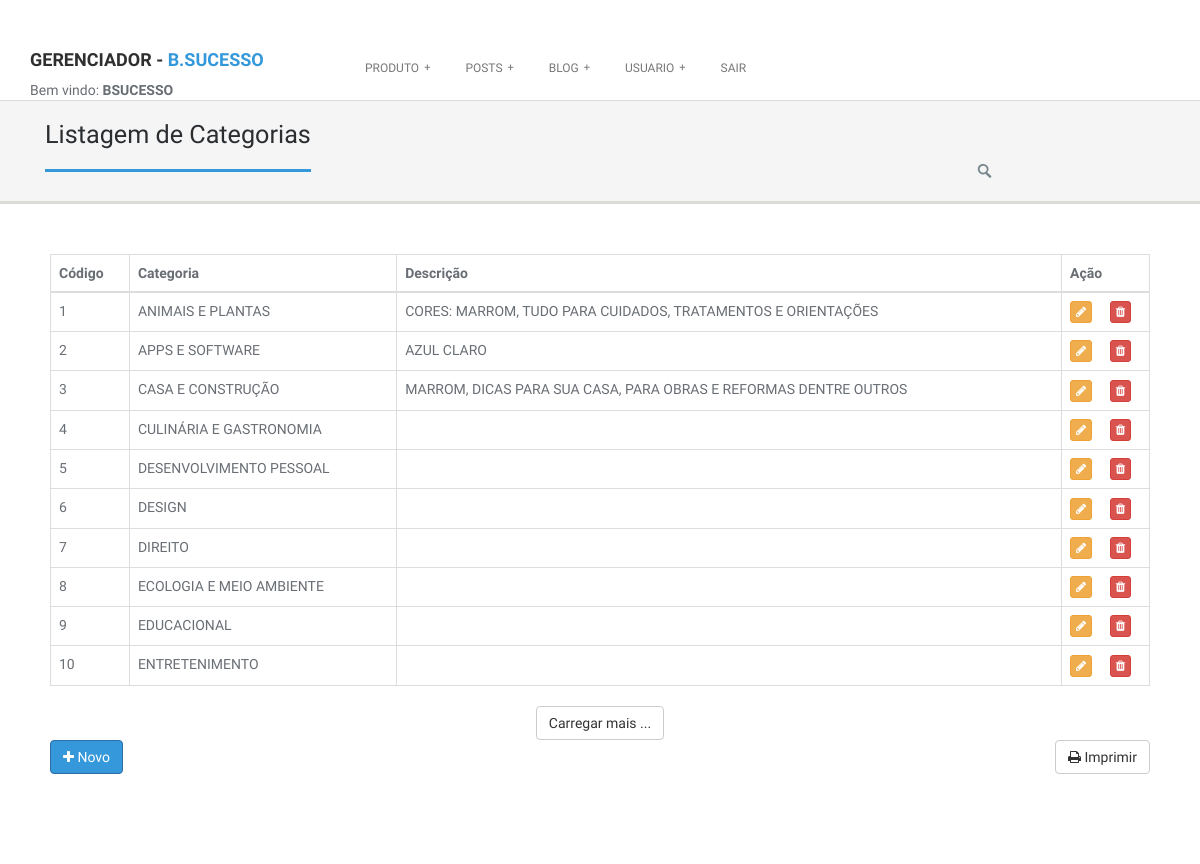
Page /gerenciador.php?pagina=listcategoria (signed in) on the committed database.
### tables this page shows
CREATE TABLE `categoria` (
  `idcategoria` int(11) NOT NULL AUTO_INCREMENT,
  `nmcategoria` varchar(50) NOT NULL,
  `descategoria` varchar(250) DEFAULT NULL,
  PRIMARY KEY (`idcategoria`)
);

### class/listarCategoria.class.php (the view, shortened to what this page needs)
<?PHP
function listar($limit){
	include ("mysql.class.php");
	$query		= mysqli_query( $conn,"SELECT idcategoria, nmcategoria,descategoria
								FROM categoria ORDER BY nmcategoria LIMIT 0 , $limit") or die (mysqli_error ($conn));
	for( $i = 0; mysqli_num_rows( $query ) > $i ; $i++ ){
		$result	= mysqli_fetch_array($query);
		$html = '
						<tr>
                        <td>'.$result["idcategoria"].'</td>
                        <td >'.$result["nmcategoria"].'</td>
                        <td >'.$result["descategoria"].'</td>
						<td width="8%">
				<button type="button" class="btn btn-xs btn-warning" data-toggle="modal"
				data-target="#exampleModal'.$result["idcategoria"].'" ><i class="fa fa-pencil" title="EDITAR"></i></button>
				<button type="button" class="btn btn-xs btn-danger" data-toggle="modal"
				data-target="#excluirModal'.$result["idcategoria"].'" ><i class="fa fa-trash" title="EXCLUIR"></i></button>
			</td>
                         </tr>
		<div class="modal fade" id="exampleModal'.$result["idcategoria"].'" tabindex="-1" role="dialog" aria-labelledby="exampleModalLabel">
					<input type="text" class="form-control" id="nmcategoria" name="nmcategoria" value="'.$result["nmcategoria"].'">
					<input type="text" class="form-control" id="descategoria" name="descategoria" value="'.$result["descategoria"].'">
					<input type="hidden" class="form-control" id="idcategoria"  name="idcategoria" value="'.$result["idcategoria"].'">
		</div>
		<div class="modal fade" id="excluirModal'. $result["idcategoria"].'" tabindex="-1" role="dialog" aria-labelledby="exampleModalLabel">
					<input type="text" class="form-control" id="nmcategoria" name="nmcategoria" value="'.$result["nmcategoria"].'" disabled>
					<input type="hidden" class="form-control" id="idcategoria"  name="idcategoria" value="'.$result["idcategoria"].'">
		</div>
		';
		echo $html;
	}
}
?>

### css/style.css (style rules this page uses)
* { margin: 0; padding: 0px; font-family: 'Ruda', sans-serif; }
body { background: #f8f8f8; margin: 0; height: 100%; z-index: 1000; color: #696E74; }
h1, h2, h3, h4, h5, h6 { font-family: 'Ruda', sans-serif; font-weight: 700; }
html, body { height: 100%; }
*, *:after, *:before { -webkit-box-sizing: border-box; -moz-box-sizing: border-box; box-sizing: border-box; padding: 0; margin: 0; }
a { padding: 0; margin: 0; text-decoration: none; -webkit-transition: background-color .4s linear, color .4s linear; -moz-transition: background-color .4s linear, color .4s linear; -o-transition: background-color .4s linear, color .4s linear; -ms-transition: background-color .4s linear, color .4s linear; transition: background-color .4s linear, color .4s linear; }
p, pre, ul, ol, dl, dd, blockquote, address, table, fieldset, form, { margin-bottom: 20px; }
section::before, section::after { position: absolute; content: ''; pointer-post-wraps: none; }
.post-wrapper-top { background-color: #F5F5F5; bottom: 0; left: 0; right: 0; top: 0; z-index: 0; border-bottom: 3px solid #DCDBD7; margin-bottom: 0; padding: 0; position: relative; text-align: left; }
.post-wrapper-top h2 { border-bottom: 3px solid #fff; display: inline-block; font-weight: 500; font-size: 1.8em; padding: 0 0 20px; color: #2B2E31; position: relative; margin-bottom: -3px; }
.search-bar { padding: 0; width: 190px; height: 40px; float: right; position: relative; display: inline-block; background: url("../img/search.png") left top no-repeat; margin-top: 60px; }
.section4, .section1 { background: #ffffff; padding: 30px 0; }
.content { padding: 20px 20px 60px 20px; }
section { overflow: hidden; }

### css/colors/blue.css (style rules this page uses)
.pagination > li > a:hover, .pagination > li > span:hover, .pagination > li > a:focus, .pagination > li > span:focus, .list-group-item.active, .list-group-item.active:hover, .list-group-item.active:focus, .panel-primary > .panel-heading, .breadcrumb, blockquote, blockquote.pull-right, .nav .open > a, .nav .open > a:hover, .nav .open > a:focus, .form-control:focus, .nav .open > a, .nav .open > a:hover, a.thumbnail:hover, .nav-tabs.nav-stacked > li > a, .owl-carousel .item a div span, a.thumbnail:focus, .post-wrapper-top h2, .nav .open > a:focus, #volume, .title:before, .post-meta a:hover, .title:after { border-color:#3498db }
.site-title span, .text-primary, .panel-primary > .panel-heading, .navbar-inverse .dropdown-menu > li > a:hover, .navbar-inverse .dropdown-menu > li > a:focus, .nav > li > a:hover, .nav > li > a:focus, .accordion-heading .accordion-toggle > em, .message span, .services_lists_boxes_icon:after, #cp-nav a:hover, #cp-nav .hover > a, #cp-nav .current > a, #cp-nav .hover > a a:after, #cp-nav .current a:after, a.list-group-item.active > .badge, .nav-pills > .active > a > .badge, a, .rating i, .btn-link, .dropdown-menu > li > a:hover, .dropdown-menu > li > a:focus, .dropdown-menu > .active > a, .dropdown-menu > .active > a:hover, .dropdown-menu > .active > a:focus, .nav > li > a:hover, .nav > li > a:focus, .check li:before, .highlight, .required, .pricing li:before, .theme_details h3, .theme_overviews .icon-container i, .jetmenu li > .megamenu i, .top-bar-section ul li:hover > a, .top-bar-section ul li.active > a, .recent_posts li a.readmore { color:#3498db; }

### rows in the picture
categoria: idcategoria "1", nmcategoria "ANIMAIS E PLANTAS", descategoria "CORES: MARROM, TUDO PARA CUIDADOS, TRATAMENTOS E ORIENTAÇÕES"
categoria: idcategoria "2", nmcategoria "APPS E SOFTWARE", descategoria "AZUL CLARO"
categoria: idcategoria "3", nmcategoria "CASA E CONSTRUÇÃO", descategoria "MARROM, DICAS PARA SUA CASA, PARA OBRAS E REFORMAS DENTRE OUTROS"
categoria: idcategoria "4", nmcategoria "CULINÁRIA E GASTRONOMIA"
categoria: idcategoria "5", nmcategoria "DESENVOLVIMENTO PESSOAL"
categoria: idcategoria "6", nmcategoria "DESIGN"
categoria: idcategoria "7", nmcategoria "DIREITO"
categoria: idcategoria "8", nmcategoria "ECOLOGIA E MEIO AMBIENTE"
categoria: idcategoria "9", nmcategoria "EDUCACIONAL"
categoria: idcategoria "10", nmcategoria "ENTRETENIMENTO"

### other values in the picture
$_SESSION['user'] "BSUCESSO"
